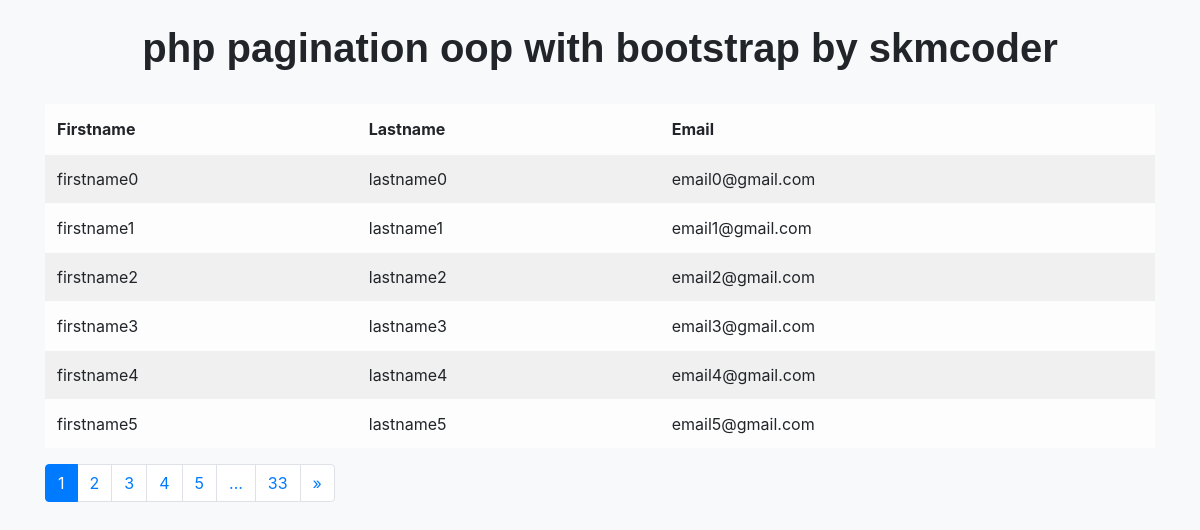
/3-phpPagination/index.php, run on the app's committed database.
### tables this page shows
CREATE TABLE `user` (
  `firstname` varchar(255) NOT NULL,
  `lastname` varchar(255) NOT NULL,
  `email` varchar(255) NOT NULL,
  `id` int(11) NOT NULL
);

### 3-phpPagination/index.php (the view, shortened to what this page needs)
<!DOCTYPE html>
<html lang="en">
<head>
  <link rel="stylesheet" href="https://cdn.jsdelivr.net/npm/bootstrap@4.6.1/dist/css/bootstrap.min.css">
</head>
<body style="background-color:#f8f9fa;">
<div class="container">
    <br>
  <h1  style="font-weight:bold;font-family:'Trebuchet MS', 'Lucida Sans Unicode', 'Lucida Grande', 'Lucida Sans', Arial, sans-serif" align="center">php pagination oop with bootstrap  by skmcoder </h1>
  <br>
  <?php
    include  'paginate.class.php' ;
     $paginate=new paginate("user","index.php",6,4) ;
  ?>
    <table class="table table-light table-striped">
    <thead>
      <tr>
        <th>Firstname</th>
        <th>Lastname</th>
        <th>Email</th>
      </tr>
    </thead>
    <tbody>
        <?php
          foreach($paginate->getData() as $data){
        ?>
      <tr>
        <td><?php echo $data["firstname"] ?></td>
        <td><?php echo $data["lastname"] ?></td>
        <td><?php echo $data["email"] ?></td>
      </tr>
      <?php  }?>
    </tbody>
  </table>
  <?php
  $paginate->paginate_links();
  ?>
</div>
</body>
</html>

### 3-phpPagination/paginate.class.php (shortened to what this page needs)
<?php
class paginate
{
    private $host = "localhost";
    private $username = "root";
    private $password = "";
    private $database = "pagination";
    private $table;
    private $page;
    private $where;
    private $limit = 5;
    private $number_show;
    private $links_between;
    private $url_vars;
    public  function __construct($table, $page, $limit = null, $links_between = null, $url_vars = null,  $where = null)
    {
        $this->url_vars      = $url_vars;
        $this->links_between = $links_between;
        $this->table         = $table;
        $this->page          = $page;
        $this->where         = $where;
        if (isset($limit)) {
            $this->limit = $limit;
        }
    }
    public function connect()
    {
        $con = mysqli_connect($this->host, $this->username, $this->password, $this->database);
        mysqli_set_charset($con, "utf8");
        return $con;
    }
    private function  page_get()
    {
        if (isset($_GET['page'])) {
            $page = (int)$_GET['page'];
            if ($page == 0 || $page < 1) {
                $this->number_show = 0;
            } else {
                $this->number_show = ($page * $this->limit) - $this->limit;
            }
        } else {
            $this->number_show = 0;
        }
    }
    public  function  prev()
    {
        if (!isset($page) || $page == '' || $page < 1) {
            $page = 1;
        }
    }
    private function  next($rowsperpage)
    {
        if (!isset($page) || $page == '' || $page < 1 || $page > $rowsperpage) {
            $page = 1;
        }
        if ($page + 1 <= $rowsperpage) {
            $pos      = $page + 1;
            $next_btn = " <li class='page-item'>" . "<a class='page-link' href=$this->page?page=$pos$this->url_vars  >&raquo;</a>" . "</li>";
            return $next_btn;
        }
    }
    private function  links($current_page, $total_pages, $url)
    {
        if (!isset($page) || $page == '' || $page < 1 || $page > $current_page) {
            $page = 1;
        }
        if ($this->links_between != '') {
            $limit = $this->links_between;
        } else {
            $limit = 5;
        }
        $links = "";
        if ($total_pages >= 1 && $current_page <= $total_pages) {
            if ($page == 1) {
                $links .= "
                <li class = 'page-item active'>
                <a  class = 'page-link' href = \"{$url}?page=1$this->url_vars \">1</a>
                </li>";
            } else {
                $links .= "
                <li class = 'page-item'>
                <a  class = 'page-link' href = \"{$url}?page=1$this->url_vars \">1</a>
                </li>";
            }
            $i = max(2, $current_page - $limit);
            for (; $i < min($current_page + $limit + 1, $total_pages); $i++) {
                if ($i == @$page) {
                    $links .= "
                    <li class = 'page-item active'>
                    <a  class = 'page-link' href = \"{$url}?page={$i}$this->url_vars \">{$i}</a>
                    </li>
    ";
                } else {
                    $links .= "
                    <li class = 'page-item'>
                    <a  class = 'page-link' href = \"{$url}?page={$i}$this->url_vars \">{$i}</a>
                    </li>
                    ";
                }
            }
            if ($i != $total_pages)
                $links .= "     <li  class='page-item'>    <a class='page-link'>...</a></li> ";
            if ($page == $total_pages) {
                $links .= "
                    <li class = 'page-item active'>
                    <a  class = 'page-link' href = \"{$url}?page={$total_pages}$this->url_vars \">{$total_pages}</a>
                    </li>
                    ";
            } else {
                $links .= "
                    <li class = 'page-item'>
                    <a  class = 'page-link' href = \"{$url}?page={$total_pages}$this->url_vars \">{$total_pages}</a>
                    </li>
                    ";
            }
        }
        return $links;
    }
    public  function  paginate_links()
    {
        $conn = $this->connect();
        $count_items = "SELECT COUNT(*) from $this->table $this->where ";
        $excecute_pagination = mysqli_query($conn, $count_items);
        $row_pagination      = mysqli_fetch_array($excecute_pagination);
        $total_rows = array_shift($row_pagination);
        $rowsperpage = $total_rows / $this->limit;
        $rowsperpage = ceil($rowsperpage);
        if (!isset($page) || $page == '' || $page < 1 || $page > $rowsperpage) {
            $page = 1;
        }
?>
        <nav aria-label="Page navigation example">
            <ul class="pagination">
                <?php if ($page >= 1) {
                ?>
                    <?php
                    echo $this->links($page, $rowsperpage, $this->page);
                    ?>
                    <?php echo $this->next($rowsperpage);
                                }  ?>
        </nav>
<?php
    }
    public  function  getData()
    {
        $conn  = $this->connect();
        $query = "SELECT * FROM $this->table   $this->where   LIMIT $this->number_show,$this->limit";
        $q = mysqli_query($conn, $query);
        $rows = array();
        while ($row = mysqli_fetch_array($q)) {
            $rows[] = $row;
        }
        return $rows;
    }
};
?>

### data on the page
user: firstname "firstname0", lastname "lastname0", email "email0@gmail.com"
user: firstname "firstname1", lastname "lastname1", email "email1@gmail.com"
user: firstname "firstname2", lastname "lastname2", email "email2@gmail.com"
user: firstname "firstname3", lastname "lastname3", email "email3@gmail.com"
user: firstname "firstname4", lastname "lastname4", email "email4@gmail.com"
user: firstname "firstname5", lastname "lastname5", email "email5@gmail.com"

### other printed values
$total_pages "33"
